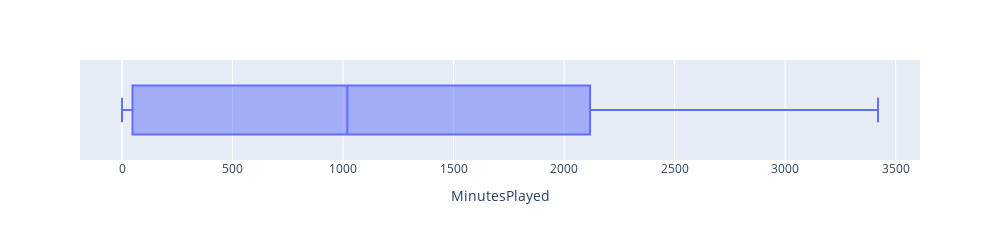

Notebook code cell kept with this figure:
### Code cell
fig = px.box(data, x="MinutesPlayed")
fig.update_traces(quartilemethod="exclusive")
fig.update_layout(width=1000, height=200)
fig.write_image("Minutes Played Boxplot.png", format="png")
fig.show()

### Figure 1 — Plotly figure (JSON) as saved in the notebook; plotly's stock layout.template omitted (floating-point values rounded to 4 significant figures; data arrays with more than 128 entries replaced by an {"elided": "..."} marker saying what was removed)
{"data": [{"alignmentgroup": "True", "hovertemplate": "MinutesPlayed=%{x}<extra></extra>", "legendgroup": "", "marker": {"color": "#636efa"}, "name": "", "notched": false, "offsetgroup": "", "orientation": "h", "quartilemethod": "exclusive", "showlegend": false, "type": "box", "x": {"elided": "576 int values"}, "x0": " ", "xaxis": "x", "y0": " ", "yaxis": "y"}], "layout": {"boxmode": "group", "height": 200, "legend": {"tracegroupgap": 0}, "margin": {"t": 60}, "width": 1000, "xaxis": {"anchor": "y", "autorange": true, "domain": [0, 1], "range": [-190, 3610], "title": {"text": "MinutesPlayed"}, "type": "linear"}, "yaxis": {"anchor": "x", "autorange": true, "domain": [0, 1], "range": [-0.5, 0.5], "type": "category"}}}
